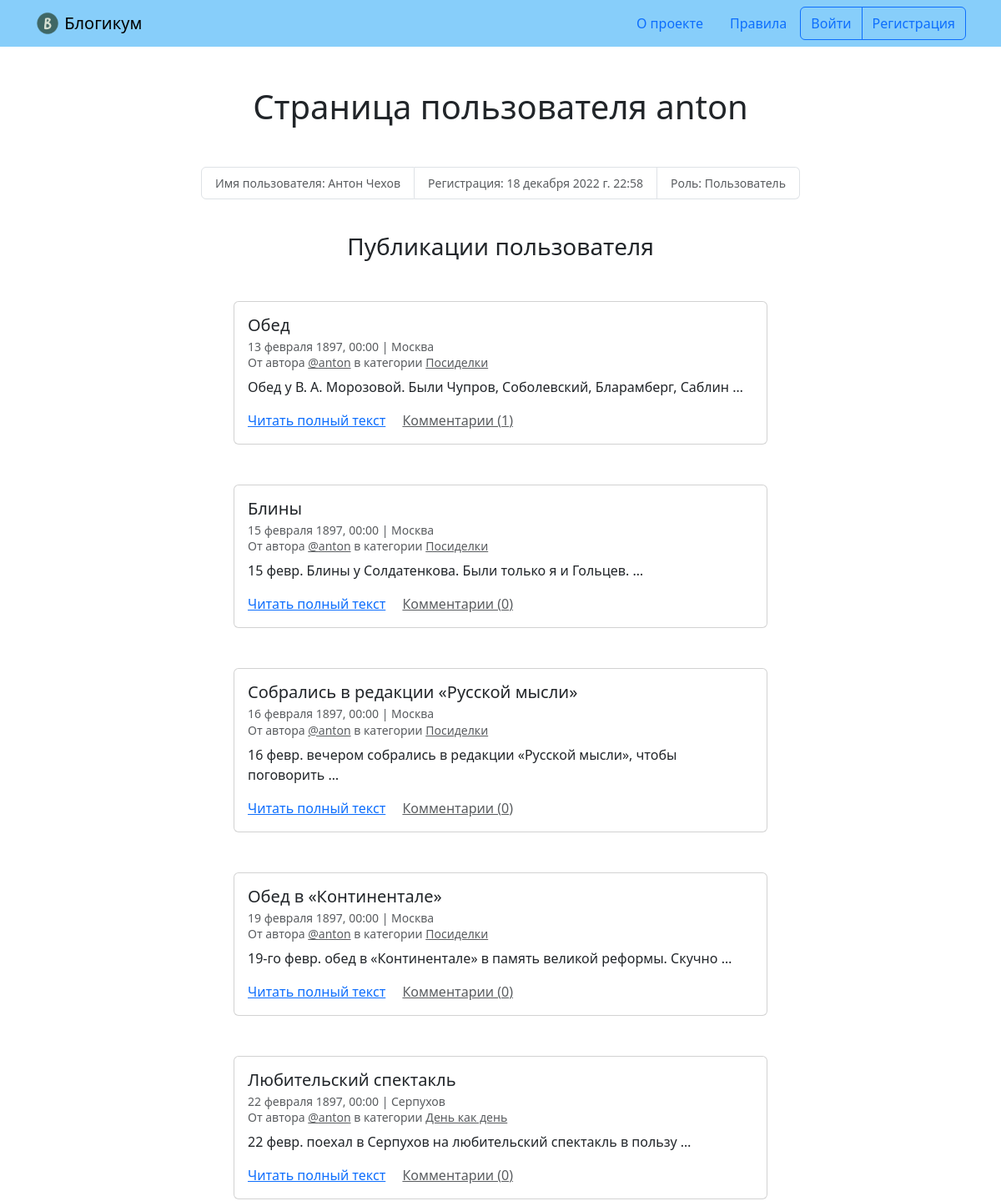
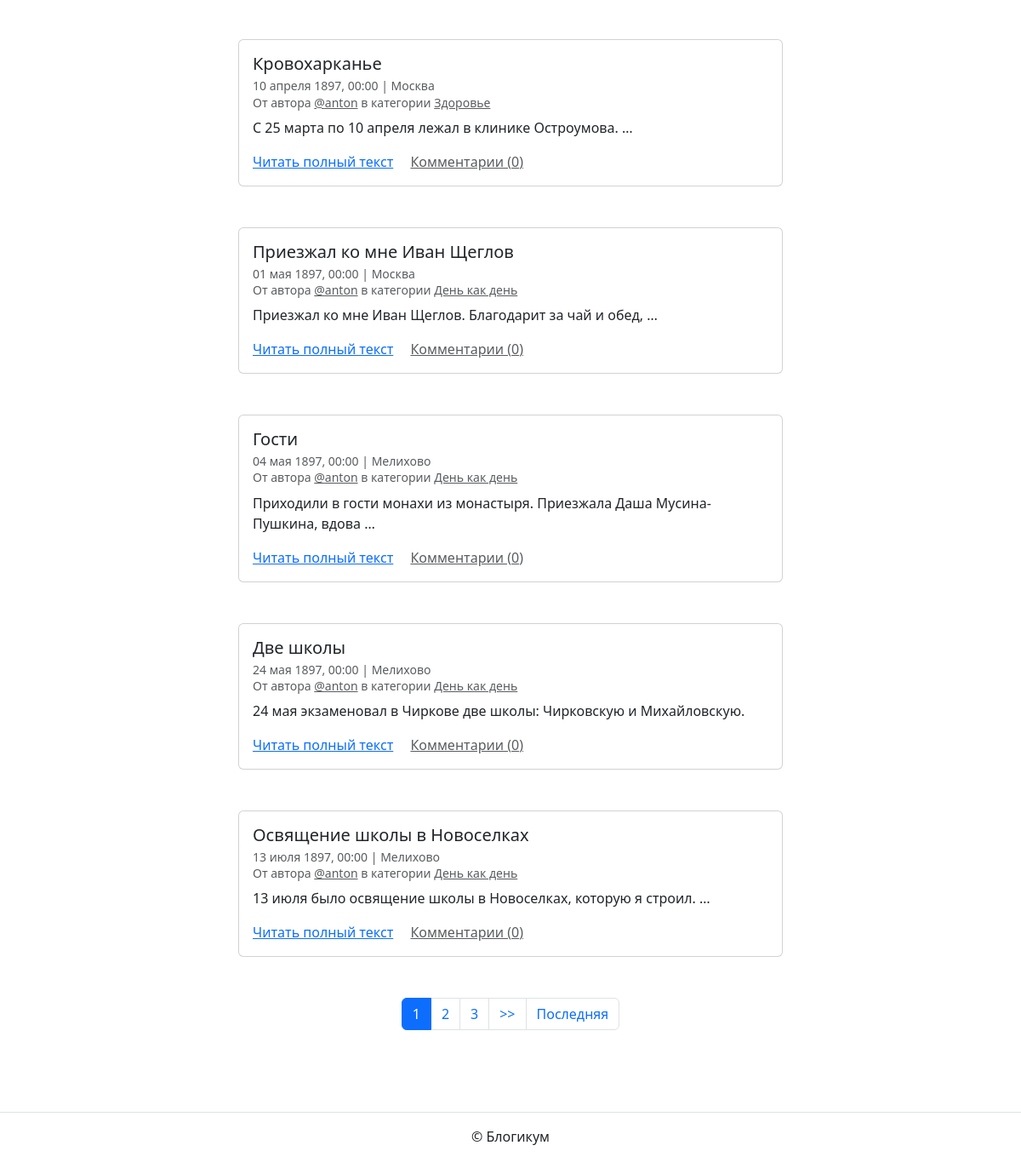
Screenshot of /profile/anton/ with the database file from the repository (2 pictures, top to bottom).
### blog/models.py (models this page shows, shortened)
class Post(models.Model):
    title = models.CharField('Заголовок', max_length=256)
    text = models.TextField('Текст')
    pub_date = models.DateTimeField('Дата и время публикации')
    author = models.ForeignKey(User, on_delete=models.CASCADE, related_name='posts')
    location = models.ForeignKey(Location, on_delete=models.SET_NULL, null=True, blank=True, related_name='posts')
    category = models.ForeignKey(Category, on_delete=models.SET_NULL, null=True, related_name='posts')
    is_published = models.BooleanField('Опубликовано', default=True)
    image = models.ImageField('Фото', upload_to='posts/', blank=True)
    created_at = models.DateTimeField('Добавлено', auto_now_add=True)
    class Meta:
        verbose_name = 'публикация'
        verbose_name_plural = 'Публикации'
        ordering = ('-pub_date',)

class Location(models.Model):
    name = models.CharField('Название места', max_length=256)
    is_published = models.BooleanField('Опубликовано', default=True)
    created_at = models.DateTimeField('Добавлено', auto_now_add=True)
    class Meta:
        verbose_name = 'местоположение'
        verbose_name_plural = 'Местоположения'

class Category(models.Model):
    title = models.CharField('Заголовок', max_length=256)
    description = models.TextField('Описание')
    slug = models.SlugField('Идентификатор', unique=True)
    is_published = models.BooleanField('Опубликовано', default=True)
    created_at = models.DateTimeField('Добавлено', auto_now_add=True)
    class Meta:
        verbose_name = 'категория'
        verbose_name_plural = 'Категории'

### blog/views.py (the view)
# urls.py: path('profile/<str:username>/', views.profile, name='profile'),
def profile(request, username):
    author = get_object_or_404(User, username=username)
    posts = Post.objects.filter(author=author).annotate(comment_count=Count('comments'))
    if request.user != author:
        posts = posts.filter(is_published=True, pub_date__lte=timezone.now())
    paginator = Paginator(posts, POSTS_PER_PAGE)
    page_obj = paginator.get_page(request.GET.get('page'))
    return render(request, 'blog/profile.html', {'profile': author, 'page_obj': page_obj})

### templates/blog/profile.html (shortened to what this page needs)
{% extends "base.html" %}
{% block content %}
  <h1 class="mb-5 text-center ">Страница пользователя {{ profile.username }}</h1>
  <small>
    <ul class="list-group list-group-horizontal justify-content-center mb-3">
      <li class="list-group-item text-muted">Имя пользователя: {% if profile.get_full_name %}{{ profile.get_full_name }}{% else %}не указано{% endif %}</li>
      <li class="list-group-item text-muted">Регистрация: {{ profile.date_joined }}</li>
      <li class="list-group-item text-muted">Роль: {% if profile.is_staff %}Админ{% else %}Пользователь{% endif %}</li>
    </ul>
  </small>
  <br>
  <h3 class="mb-5 text-center">Публикации пользователя</h3>
  {% for post in page_obj %}
    <article class="mb-5">
      {% include "includes/post_card.html" %}
    </article>
  {% endfor %}
  {% include "includes/paginator.html" %}
{% endblock %}

### templates/includes/post_card.html (shortened to what this page needs)
<div class="col d-flex justify-content-center">
  <div class="card" style="width: 40rem;">
    <div class="card-body">
      <h5 class="card-title">{{ post.title }}</h5>
      <h6 class="card-subtitle mb-2 text-muted">
        <small>
          {{ post.pub_date|date:"d E Y, H:i" }} | {% if post.location and post.location.is_published %}{{ post.location.name }}{% else %}Планета Земля{% endif %}<br>
          От автора <a class="text-muted" href="{% url 'blog:profile' post.author.username %}">@{{ post.author.username }}</a> в
          категории {% include "includes/category_link.html" %}
        </small>
      </h6>
      <p class="card-text">{{ post.text|truncatewords:10 }}</p>
      <a href="{% url 'blog:post_detail' post.id %}" class="card-link">Читать полный текст</a>
      <a href="{% url 'blog:post_detail' post.id %}" class="card-link text-muted">Комментарии ({{ post.comment_count }})</a>
    </div>
  </div>
</div>

### templates/includes/category_link.html
<a class="text-muted" href="{% url 'blog:category_posts' post.category.slug %}">
  {{ post.category.title }}
</a>

### rows the page displays
Post: title "Обед", pub_date "13 февраля 1897, 00:00", location.name "Москва", author.username "anton", category "Посиделки", text "Обед у В. А. Морозовой. Были Чупров, Соболевский, Бларамберг, Саблин …", comment_count "1"
Post: title "Блины", pub_date "15 февраля 1897, 00:00", location.name "Москва", author.username "anton", category "Посиделки", text "15 февр. Блины у Солдатенкова. Были только я и Гольцев. …", comment_count "0"
Post: title "Собрались в редакции «Русской мысли»", pub_date "16 февраля 1897, 00:00", location.name "Москва", author.username "anton", category "Посиделки", text "16 февр. вечером собрались в редакции «Русской мысли», чтобы поговорить …", comment_count "0"
Post: title "Обед в «Континентале»", pub_date "19 февраля 1897, 00:00", location.name "Москва", author.username "anton", category "Посиделки", text "19-го февр. обед в «Континентале» в память великой реформы. Скучно …", comment_count "0"
Post: title "Любительский спектакль", pub_date "22 февраля 1897, 00:00", location.name "Серпухов", author.username "anton", category "День как день", text "22 февр. поехал в Серпухов на любительский спектакль в пользу …", comment_count "0"
Post: title "Кровохарканье", pub_date "10 апреля 1897, 00:00", location.name "Москва", author.username "anton", category "Здоровье", text "С 25 марта по 10 апреля лежал в клинике Остроумова. …", comment_count "0"
Post: title "Приезжал ко мне Иван Щеглов", pub_date "01 мая 1897, 00:00", location.name "Москва", author.username "anton", category "День как день", text "Приезжал ко мне Иван Щеглов. Благодарит за чай и обед, …", comment_count "0"
Post: title "Гости", pub_date "04 мая 1897, 00:00", location.name "Мелихово", author.username "anton", category "День как день", text "Приходили в гости монахи из монастыря. Приезжала Даша Мусина-Пушкина, вдова …", comment_count "0"
Post: title "Две школы", pub_date "24 мая 1897, 00:00", location.name "Мелихово", author.username "anton", category "День как день", text "24 мая экзаменовал в Чиркове две школы: Чирковскую и Михайловскую.", comment_count "0"
Post: title "Освящение школы в Новоселках", pub_date "13 июля 1897, 00:00", location.name "Мелихово", author.username "anton", category "День как день", text "13 июля было освящение школы в Новоселках, которую я строил. …", comment_count "0"

### other values shown
{{ profile.username }} "anton"
{{ profile.get_full_name }} "Антон Чехов"
{{ profile.date_joined }} "18 декабря 2022 г. 22:58"
{{ i }} "1"
{{ i }} "2" "3"
